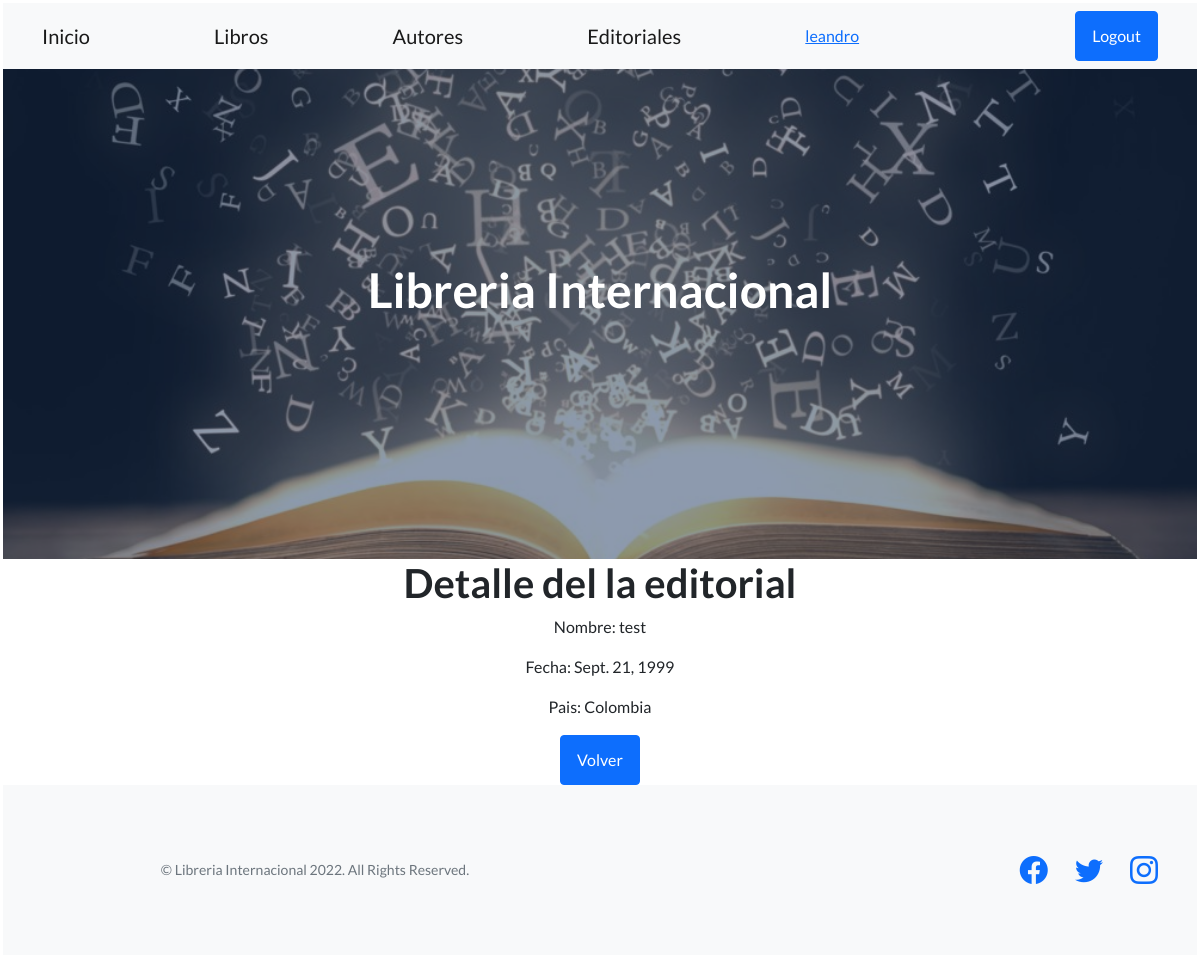
Screenshot of /editoriales/detalle/3 (signed in) with the database file from the repository.
### MVT_APP/models.py (models this page shows)
class Editorial(models.Model):
    nombre = models.CharField(max_length=50)
    fecha_creacion = models.DateField()
    pais = models.CharField(max_length=50)

### MVT_APP/views.py (the view)
# urls.py: path("editoriales/detalle/<pk>", EditorialDetail.as_view(), name="editorial-detail"),
class EditorialDetail(DetailView):
    model = Editorial
    template_name = "detail_editorial.html"

### MVT_APP/TEMPLATES/detail_editorial.html
{% extends 'base.html' %}
{% block contenido %}
<h1>Detalle del la editorial</h1>
<p>Nombre: {{editorial.nombre}}</p>
<p>Fecha: {{editorial.fecha_creacion}}</p>
<p>Pais: {{editorial.pais}}</p>
<a class="btn btn-primary" href="{% url 'editorial-list' %}">Volver</a>
{% endblock %}

### MVT_APP/TEMPLATES/base.html (shortened to what this page needs)
<!DOCTYPE html>
<html lang="en">
    <head>
        {% load static %}
        <link href="https://cdn.jsdelivr.net/npm/bootstrap-icons@1.5.0/font/bootstrap-icons.css" rel="stylesheet" type="text/css" />
        <link href="{% static 'MVT_APP/css/styles.css' %}" rel="stylesheet" />
    </head>
    <body>
        <nav class="navbar navbar-light bg-light static-top">
            <div class="container">
                <a class="navbar-brand" href="{% url 'homepage' %}">Inicio</a>
                <a class="navbar-brand" href="{% url 'libros' %}">Libros</a>
                <a class="navbar-brand" href="{% url 'autores' %}">Autores</a>
                <a class="navbar-brand" href="{% url 'editoriales' %}">Editoriales</a>
                <a href="{% url 'auth-editar-perfil' %}" >{{request.user}}  </a>
                {% if request.user.is_authenticated  %}
                <a class="btn btn-primary" href="{% url 'auth-logout' %}"> Logout</a>
                {% else %}
                <a class="btn btn-primary" href="{% url 'auth-login' %}"> Login</a>
                <a class="btn btn-primary" href="{% url 'auth-register' %}"> Sign Up</a>
                {% endif %}
        </nav>
        <header class="masthead">
            <div class="container position-relative">
                <div class="row justify-content-center">
                    <div class="col-xl-6">
                        <div class="text-center text-white">
                            <h1 class="mb-5">Libreria Internacional</h1>
                        </div>
                    </div>
                </div>
            </div>
        </header>
        {% block contenido %}
        {% endblock %}
        <footer class="footer bg-light">
            <div class="container">
                <div class="row">
                    <div class="col-lg-6 h-100 text-center text-lg-start my-auto">
                        <p class="text-muted small mb-4 mb-lg-0 text-center">&copy; Libreria Internacional 2022. All Rights Reserved.</p>
                    </div>
                    <div class="col-lg-6 h-100 text-center text-lg-end my-auto">
                        <ul class="list-inline mb-0">
                            <li class="list-inline-item me-4">
                                <a href="#!"><i class="bi-facebook fs-3"></i></a>
                            </li>
                            <li class="list-inline-item me-4">
                                <a href="#!"><i class="bi-twitter fs-3"></i></a>
                            </li>
                            <li class="list-inline-item">
                                <a href="#!"><i class="bi-instagram fs-3"></i></a>
                            </li>
                        </ul>
                    </div>
                </div>
            </div>
        </footer>
    </body>
</html>

### rows the page displays
Editorial: nombre "test", fecha_creacion "Sept. 21, 1999", pais "Colombia"

### other values shown
{{ request.user }} "leandro"
